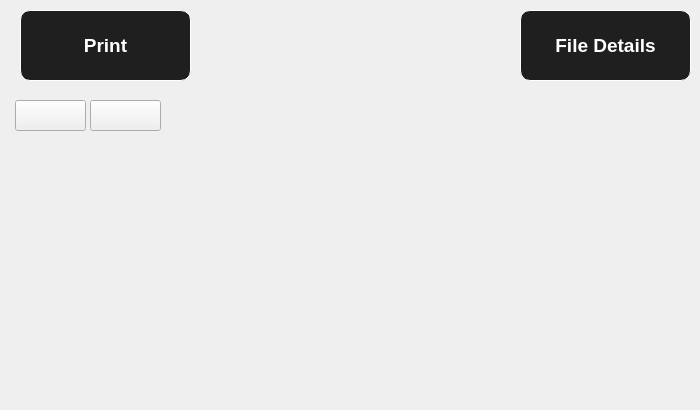
      <widget class="QWidget" name="tab_2">
       <attribute name="icon">
        <iconset resource="Resources_1.qrc">
         <normaloff>:/NEW/Icons/list.png</normaloff>:/NEW/Icons/list.png</iconset>
       </attribute>
       <attribute name="title">
        <string/>
       </attribute>
       <widget class="QPushButton" name="FD_PB">
        <property name="geometry">
         <rect>
          <x>520</x>
          <y>10</y>
          <width>171</width>
          <height>71</height>
         </rect>
        </property>
        <property name="font">
         <font>
          <pointsize>14</pointsize>
          <weight>75</weight>
          <bold>true</bold>
         </font>
        </property>
        <property name="cursor">
         <cursorShape>PointingHandCursor</cursorShape>
        </property>
        <property name="styleSheet">
         <string notr="true">QPushButton{
border: 1px solid white;
	color: rgb(255, 255, 255);
background-color: rgb(31, 31, 31);
border-radius:10px;
}

QPushButton:pressed {
background-color: rgb(0, 170, 255);
}
</string>
        </property>
        <property name="text">
         <string>File Details</string>
        </property>
       </widget>
       <widget class="QListWidget" name="listWidget_2">
        <property name="geometry">
         <rect>
          <x>10</x>
          <y>160</y>
          <width>681</width>
          <height>241</height>
         </rect>
        </property>
        <property name="styleSheet">
         <string notr="true">background: transparent</string>
        </property>
       </widget>
       <widget class="QPushButton" name="Print_PB">
        <property name="geometry">
         <rect>
          <x>20</x>
          <y>10</y>
          <width>171</width>
          <height>71</height>
         </rect>
        </property>
        <property name="font">
         <font>
          <pointsize>14</pointsize>
          <weight>75</weight>
          <bold>true</bold>
         </font>
        </property>
        <property name="cursor">
         <cursorShape>PointingHandCursor</cursorShape>
        </property>
        <property name="styleSheet">
         <string notr="true">QPushButton{
border: 1px solid white;
	color: rgb(255, 255, 255);
background-color: rgb(31, 31, 31);
border-radius:10px;
}

QPushButton:pressed {
background-color: rgb(0, 170, 255);
}
</string>
        </property>
        <property name="text">
         <string>Print</string>
        </property>
       </widget>
       <widget class="QPushButton" name="File_Home_PB">
        <property name="geometry">
         <rect>
          <x>90</x>
          <y>100</y>
          <width>71</width>
          <height>31</height>
         </rect>
        </property>
        <property name="styleSheet">
         <string notr="true">QPushButton:pressed { 
background-color: qlineargradient(x1: 0, y1: 0, x2: 0, y2: 1,
                                      stop: 0 #dadbde, stop: 1 #f6f7fa);
}</string>
        </property>
        <property name="text">
         <string/>
        </property>
        <property name="icon">
         <iconset resource="Resources_1.qrc">
          <normaloff>:/NEW/Icons/web-page-home.png</normaloff>:/NEW/Icons/web-page-home.png</iconset>
        </property>
        <property name="iconSize">
         <size>
          <width>40</width>
          <height>35</height>
         </size>
        </property>
       </widget>
       <widget class="QPushButton" name="Back_PB">
        <property name="geometry">
         <rect>
          <x>15</x>
          <y>100</y>
          <width>71</width>
          <height>31</height>
         </rect>
        </property>
        <property name="styleSheet">
         <string notr="true">QPushButton:pressed { 
background-color: qlineargradient(x1: 0, y1: 0, x2: 0, y2: 1,
                                      stop: 0 #dadbde, stop: 1 #f6f7fa);
}</string>
        </property>
        <property name="text">
         <string/>
        </property>
        <property name="icon">
         <iconset resource="Resources_1.qrc">
          <normaloff>:/NEW/Icons/reply-all-button.png</normaloff>:/NEW/Icons/reply-all-button.png</iconset>
        </property>
        <property name="iconSize">
         <size>
          <width>40</width>
          <height>40</height>
         </size>
        </property>
       </widget>
      </widget>
